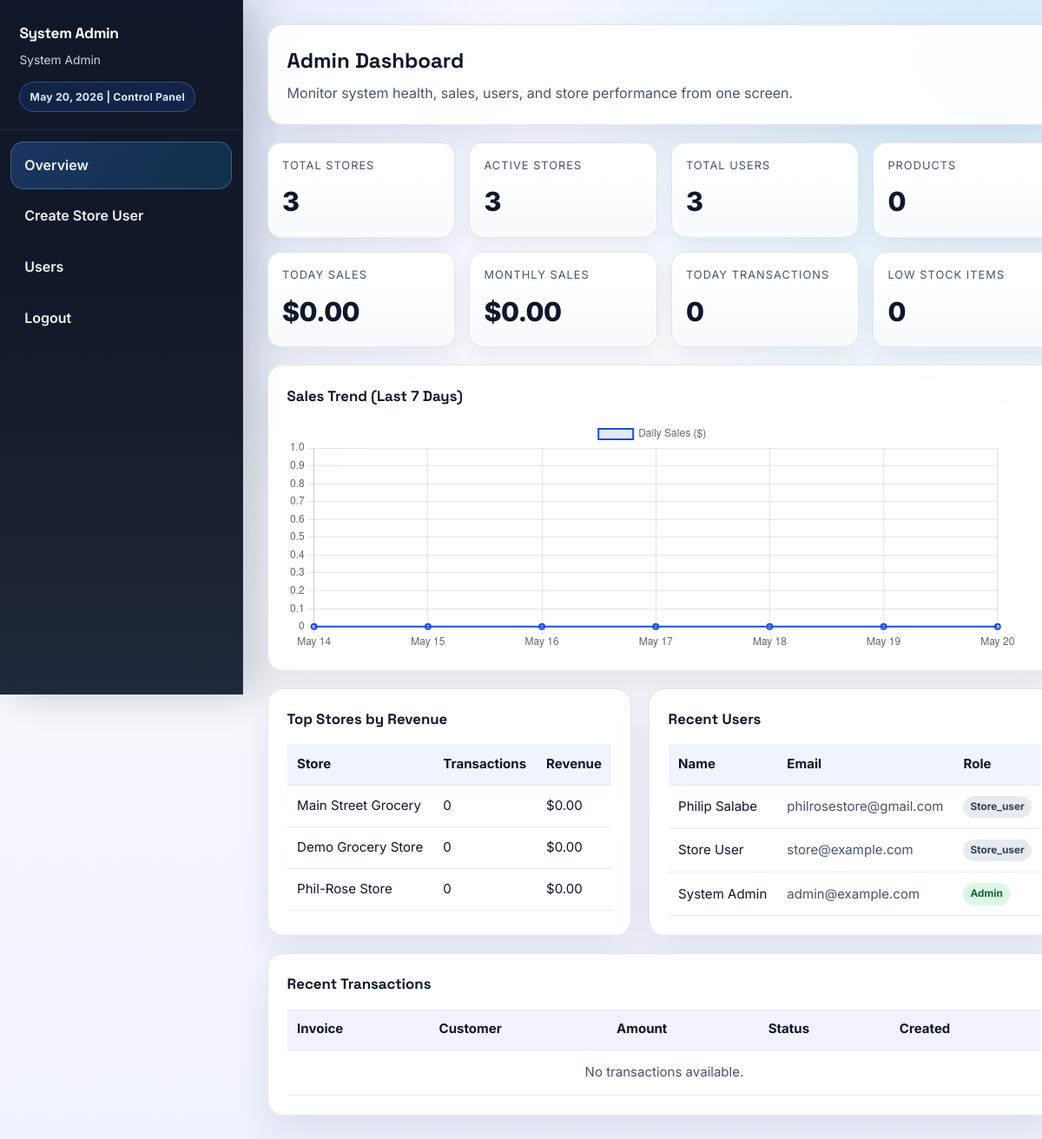
Page /admin_dashboard.php (signed in) on the committed database.
### tables this page shows
CREATE TABLE `users` (
  `id` bigint(20) NOT NULL,
  `name` varchar(255) NOT NULL,
  `email` varchar(255) NOT NULL,
  `password` varchar(255) NOT NULL,
  `role` varchar(20) NOT NULL,
  `store_id` bigint(20) DEFAULT NULL,
  `created_at` timestamp NOT NULL DEFAULT current_timestamp(),
  `updated_at` timestamp NOT NULL DEFAULT current_timestamp() ON UPDATE current_timestamp()
);

### admin_dashboard.php (the view, shortened to what this page needs)
<?php
$db = getDB();
$user = null;
function fetchScalarSafe(PDO $db, $sql, $params = [], $default = 0) {
    try {
        $stmt = $db->prepare($sql);
        $stmt->execute($params);
        $value = $stmt->fetchColumn();
        return $value !== false ? $value : $default;
    } catch (PDOException $e) {
        return $default;
    }
}
function fetchAllSafe(PDO $db, $sql, $params = []) {
    try {
        $stmt = $db->prepare($sql);
        $stmt->execute($params);
        return $stmt->fetchAll(PDO::FETCH_ASSOC);
    } catch (PDOException $e) {
        return [];
    }
}
try {
    $stmt = $db->prepare('SELECT * FROM users WHERE id = ? LIMIT 1');
    $stmt->execute([$_SESSION['user_id']]);
    $user = $stmt->fetch(PDO::FETCH_ASSOC);
} catch (PDOException $e) {
    header('Location: login.php');
    exit();
}
$totalStores = (int) fetchScalarSafe($db, 'SELECT COUNT(*) FROM stores', [], 0);
$activeStores = (int) fetchScalarSafe($db, 'SELECT COUNT(*) FROM stores WHERE is_active = 1', [], 0);
$totalUsers = (int) fetchScalarSafe($db, 'SELECT COUNT(*) FROM users', [], 0);
$totalProducts = (int) fetchScalarSafe($db, 'SELECT COUNT(*) FROM products', [], 0);
$todayTransactions = (int) fetchScalarSafe(
    $db,
    "SELECT COUNT(*) FROM transactions WHERE DATE(created_at) = CURDATE()",
    [],
    0
);
$todaySales = (float) fetchScalarSafe(
    $db,
    "SELECT COALESCE(SUM(total_amount), 0) FROM transactions WHERE DATE(created_at) = CURDATE() AND status = 'completed'",
    [],
    0
);
$monthlySales = (float) fetchScalarSafe(
    $db,
    "SELECT COALESCE(SUM(total_amount), 0) FROM transactions WHERE MONTH(created_at) = MONTH(CURDATE()) AND YEAR(created_at) = YEAR(CURDATE()) AND status = 'completed'",
    [],
    0
);
$lowStockCount = (int) fetchScalarSafe(
    $db,
    'SELECT COUNT(*) FROM products WHERE quantity <= low_stock_threshold',
    [],
    0
);
$topStores = fetchAllSafe(
    $db,
    "SELECT s.store_name,
            COUNT(t.id) AS total_transactions,
            COALESCE(SUM(t.total_amount), 0) AS total_revenue
     FROM stores s
     LEFT JOIN transactions t
            ON t.store_id = s.id
           AND t.status = 'completed'
     GROUP BY s.id, s.store_name
     ORDER BY total_revenue DESC
     LIMIT 6"
);
$recentUsers = fetchAllSafe(
    $db,
    'SELECT id, name, email, role FROM users ORDER BY id DESC LIMIT 8'
);
$recentTransactions = fetchAllSafe(
    $db,
    "SELECT invoice_number, customer_name, total_amount, status, created_at
     FROM transactions
     ORDER BY created_at DESC
     LIMIT 8"
);
$chartLabels = [];
$chartData = [];
for ($i = 6; $i >= 0; $i--) {
    $date = date('Y-m-d', strtotime("-$i days"));
    $chartLabels[] = date('M d', strtotime($date));
    $chartData[] = (float) fetchScalarSafe(
        $db,
        "SELECT COALESCE(SUM(total_amount), 0)
         FROM transactions
         WHERE DATE(created_at) = ?
           AND status = 'completed'",
        [$date],
        0
    );
}
?>
<!DOCTYPE html>
<html lang="en">
<head>
    <link rel="stylesheet" href="css/style.css">
</head>
<body>
    <div class="dashboard-container">
        <aside class="sidebar">
            <div class="sidebar-header">
                <h3>System Admin</h3>
                <p><?php echo htmlspecialchars($user['name']); ?></p>
                <div class="sidebar-status"><?php echo date('F j, Y'); ?> | Control Panel</div>
            </div>
            <nav class="sidebar-menu">
                <a href="admin_dashboard.php" class="active">
                    <span>Overview</span>
                </a>
                <a href="create_store_user.php">
                    <span>Create Store User</span>
                </a>
                <a href="admin_users.php">
                    <span>Users</span>
                </a>
                <a href="logout.php">
                    <span>Logout</span>
                </a>
            </nav>
        </aside>
        <main class="main-content">
            <div class="page-shell">
                <section class="panel">
                    <h1 class="page-title">Admin Dashboard</h1>
                    <p class="subtitle">Monitor system health, sales, users, and store performance from one screen.</p>
                </section>
                <section class="stats-grid">
                    <article class="stat-card">
                        <div class="stat-label">Total Stores</div>
                        <div class="stat-value"><?php echo number_format($totalStores); ?></div>
                    </article>
                    <article class="stat-card">
                        <div class="stat-label">Active Stores</div>
                        <div class="stat-value"><?php echo number_format($activeStores); ?></div>
                    </article>
                    <article class="stat-card">
                        <div class="stat-label">Total Users</div>
                        <div class="stat-value"><?php echo number_format($totalUsers); ?></div>
                    </article>
                    <article class="stat-card">
                        <div class="stat-label">Products</div>
                        <div class="stat-value"><?php echo number_format($totalProducts); ?></div>
                    </article>
                    <article class="stat-card">
                        <div class="stat-label">Today Sales</div>
                        <div class="stat-value">$<?php echo number_format($todaySales, 2); ?></div>
                    </article>
                    <article class="stat-card">
                        <div class="stat-label">Monthly Sales</div>
                        <div class="stat-value">$<?php echo number_format($monthlySales, 2); ?></div>
                    </article>
                    <article class="stat-card">
                        <div class="stat-label">Today Transactions</div>
                        <div class="stat-value"><?php echo number_format($todayTransactions); ?></div>
                    </article>
                    <article class="stat-card">
                        <div class="stat-label">Low Stock Items</div>
                        <div class="stat-value"><?php echo number_format($lowStockCount); ?></div>
                    </article>
                </section>
                <section class="panel">
                    <h2 class="section-title">Sales Trend (Last 7 Days)</h2>
                    <canvas id="adminSalesChart" height="95"></canvas>
                </section>
                <section class="layout-grid">
                    <article class="panel">
                        <h2 class="section-title">Top Stores by Revenue</h2>
                        <div class="table-wrap">
                            <table>
                                <thead>
                                    <tr>
                                        <th>Store</th>
                                        <th>Transactions</th>
                                        <th>Revenue</th>
                                    </tr>
                                </thead>
                                <tbody>
                                    <?php foreach ($topStores as $storeRow): ?>
                                        <tr>
                                            <td><?php echo htmlspecialchars($storeRow['store_name']); ?></td>
                                            <td><?php echo number_format((int) $storeRow['total_transactions']); ?></td>
                                            <td>$<?php echo number_format((float) $storeRow['total_revenue'], 2); ?></td>
                                        </tr>
                                    <?php endforeach; ?>
                                </tbody>
                            </table>
                        </div>
                    </article>
                    <article class="panel">
                        <h2 class="section-title">Recent Users</h2>
                        <div class="table-wrap">
                            <table>
                                <thead>
                                    <tr>
                                        <th>Name</th>
                                        <th>Email</th>
                                        <th>Role</th>
                                    </tr>
                                </thead>
                                <tbody>
                                    <?php foreach ($recentUsers as $recentUser): ?>
                                        <tr>
                                            <td><?php echo htmlspecialchars($recentUser['name']); ?></td>
                                            <td class="muted"><?php echo htmlspecialchars($recentUser['email']); ?></td>
                                            <td>
                                                <span class="badge <?php echo $recentUser['role'] === 'admin' ? 'badge-ok' : 'badge-muted'; ?>">
                                                    <?php echo htmlspecialchars($recentUser['role']); ?>
                                                </span>
                                            </td>
                                        </tr>
                                    <?php endforeach; ?>
                                </tbody>
                            </table>
                        </div>
                    </article>
                </section>
                <section class="panel">
                    <h2 class="section-title">Recent Transactions</h2>
                    <div class="table-wrap">
                        <table>
                            <thead>
                                <tr>
                                    <th>Invoice</th>
                                    <th>Customer</th>
                                    <th>Amount</th>
                                    <th>Status</th>
                                    <th>Created</th>
                                </tr>
                            </thead>
                            <tbody>
                                <?php if (empty($recentTransactions)): ?>
                                    <tr>
                                        <td colspan="5" class="no-data">No transactions available.</td>
                                    </tr>
                                <?php endif; ?>
                            </tbody>
                        </table>
                    </div>
                </section>
            </div>
        </main>
    </div>
    <script>
        const chartTarget = document.getElementById('adminSalesChart');
        if (chartTarget) {
            const adminSalesChart = new Chart(chartTarget.getContext('2d'), {
                type: 'line',
                data: {
                    labels: <?php echo json_encode($chartLabels); ?>,
                    datasets: [{
                        label: 'Daily Sales ($)',
                        data: <?php echo json_encode($chartData); ?>,
                        borderColor: '#1d4ed8',
                        backgroundColor: 'rgba(29, 78, 216, 0.12)',
                        fill: true,
                        borderWidth: 2,
                        tension: 0.32,
                        pointRadius: 3,
                        pointHoverRadius: 4
                    }]
                },
                options: {
                    responsive: true,
                    maintainAspectRatio: true,
                    plugins: {
                        legend: {
                            display: true,
                            position: 'top'
                        }
                    },
                    scales: {
                        y: {
                            beginAtZero: true
                        }
                    }
                }
            });
        }
    </script>
</body>
</html>

### css/style.css (style rules this page uses)
:root { --primary-color: #4F46E5; --primary-dark: #4338CA; --secondary-color: #10B981; --text-dark: #1F2937; --text-light: #6B7280; --bg-light: #F9FAFB; --white: #FFFFFF; --shadow-sm: 0 1px 2px 0 rgba(0, 0, 0, 0.05); --shadow-md: 0 4px 6px -1px rgba(0, 0, 0, 0.1); --shadow-lg: 0 10px 15px -3px rgba(0, 0, 0, 0.1); --shadow-xl: 0 20px 25px -5px rgba(0, 0, 0, 0.1); }
* { margin: 0; padding: 0; box-sizing: border-box; }
body { font-family: 'Inter', sans-serif; color: var(--text-dark); line-height: 1.6; overflow-x: hidden; }
.stat-label { color: var(--text-light); font-size: 0.875rem; }
html { -webkit-font-smoothing: antialiased; -moz-osx-font-smoothing: grayscale; }
:root { --surface-1: rgba(255, 255, 255, 0.92); --surface-2: rgba(248, 250, 252, 0.95); --border-subtle: rgba(15, 23, 42, 0.10); --text-strong: #0f172a; --text-soft: #475569; --brand-gradient: linear-gradient(135deg, #4f46e5 0%, #4338ca 50%, #22c55e 100%); --brand-gradient-alt: linear-gradient(135deg, #0f172a 0%, #1e293b 45%, #334155 100%); --radius-lg: 1.25rem; }
html { scroll-behavior: smooth; }
body { background: radial-gradient(circle at top left, rgba(79, 70, 229, 0.10), transparent 28%), radial-gradient(circle at top right, rgba(16, 185, 129, 0.08), transparent 24%), linear-gradient(180deg, #f8fafc 0%, #eef2ff 100%); color: var(--text-strong); }
a { color: inherit; }
.feature-card, .pricing-card, .testimonial, .auth-card, .panel, .chart-container, .recent-section, .top-bar, .stat-card { background: var(--surface-1); backdrop-filter: blur(14px); }

### rows in the picture
users: name "System Admin", email "admin@example.com", role "Admin"
users: name "Philip Salabe", email "philrosestore@gmail.com", role "Store_user"
users: name "Store User", email "store@example.com", role "Store_user"

### other values in the picture
$totalStores "3"
$activeStores "3"
$totalUsers "3"
$totalProducts "0"
$todaySales "0.00"
$monthlySales "0.00"
$todayTransactions "0"
$lowStockCount "0"
$storeRow['store_name'] "Main Street Grocery"
$storeRow['total_transactions'] "0"
$storeRow['total_revenue'] "0.00"
$storeRow['store_name'] "Demo Grocery Store"
$storeRow['store_name'] "Phil-Rose Store"
chart data {{ json_encode($chartData) }} [0,0,0,0,0,0,0]
